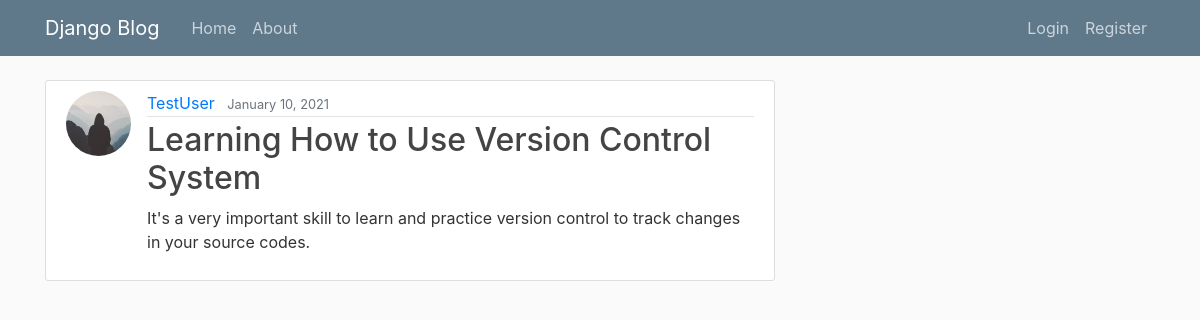
Screenshot of /post/53/ with the database file from the repository.
### blog/models.py (models this page shows, shortened)
class Post(models.Model):
    title = models.CharField(max_length=100)
    content = models.TextField()
    date_posted = models.DateTimeField(default=timezone.now)
    author = models.ForeignKey(User, on_delete=models.CASCADE)

### users/models.py (models this page shows, shortened)
class Profile(models.Model):
    user = models.OneToOneField(User, on_delete=models.CASCADE)
    image = models.ImageField(default='default.jpg', upload_to='profile_pics')

### blog/views.py (the view)
# urls.py: path('post/<int:pk>/', PostDetailView.as_view(), name='post-detail'),
class PostDetailView(DetailView):
    model = Post

### blog/templates/blog/post_detail.html (shortened to what this page needs)
{% extends "blog/base.html" %}
{% block content %}
    <article class="media content-section">
      <img class="rounded-circle article-img" src="{{ object.author.profile.image.url }}">
      <div class="media-body">
        <div class="article-metadata">
          <a class="mr-2" href="{% url 'user-posts' object.author.username %}">{{ object.author }}</a>
          <small class="text-muted">{{ object.date_posted|date:"F d, Y" }}</small>
        </div>
        <h2 class="article-title">{{ object.title }}</h2>
        <p class="article-content">{{ object.content }}</p>
      </div>
    </article>
{% endblock content %}

### blog/static/blog/main.css (style rules this page uses)
body { background: #fafafa; color: #333333; margin-top: 5rem; }
h1, h2, h3, h4, h5, h6 { color: #444444; }
.content-section { background: #ffffff; padding: 10px 20px; border: 1px solid #dddddd; border-radius: 3px; margin-bottom: 20px; }
.article-title { color: #444444; }
.article-content { white-space: pre-line; }
.article-img { height: 65px; width: 65px; margin-right: 16px; }
.article-metadata { padding-bottom: 1px; margin-bottom: 4px; border-bottom: 1px solid #e3e3e3 }

### rows the page displays
Post: author.profile.image (placeholder picture), author "TestUser", date_posted "January 10, 2021", title "Learning How to Use Version Control System", content "It's a very important skill to learn and practice version control to track changes in your source codes."
